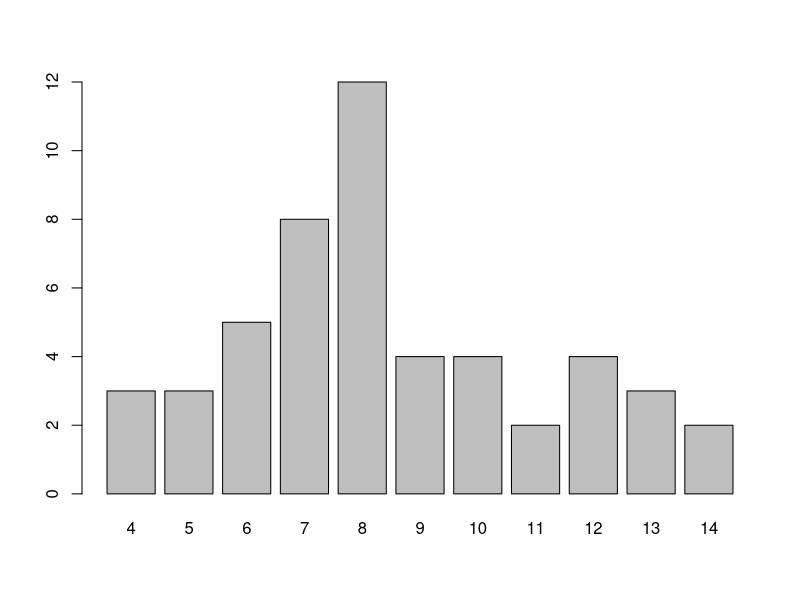
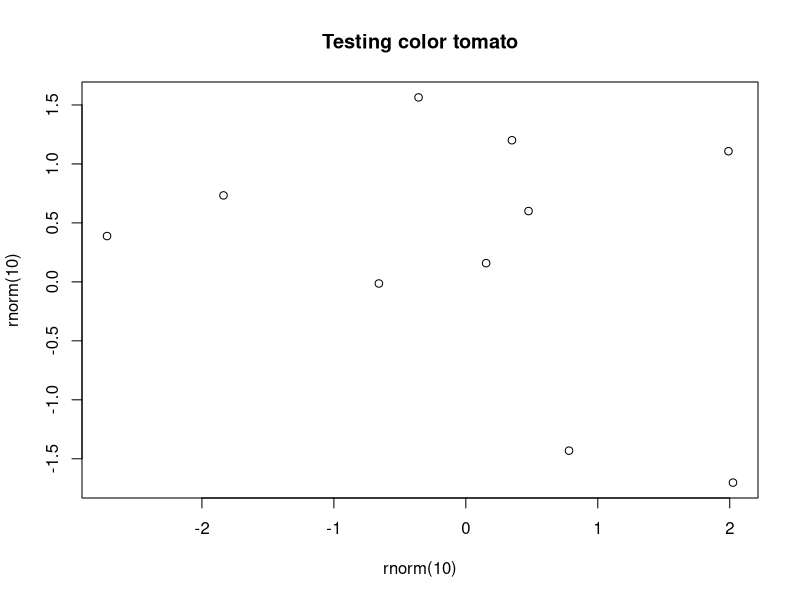

The R script that drew these images, in order:
## ---- chunk 1
knitr::opts_chunk$set(echo = TRUE)
library(plyr)
## ---- chunk 2
states = rownames(USArrests)
num_chars = nchar(states)
char_freqs = table(num_chars)
barplot(char_freqs)
five = head(states, 5)
num_char = nchar(five)
first_five = paste(five, num_char, sep = " = ")
name = paste(five, collapse = '')
perm = nchar("ALABAMA")/(3*2*1)

states_list = list()
for(i in 1:length(char_freqs)){
  states_list[i] = paste(states[num_chars == i + 3], collapse = ", ")
  if((i+3) %% 2 == 0){
    states_list[i] = toupper(states_list[i])
  } else{
    states_list[i] = tolower(states_list[i])
  }
}

for(i in 1:11){
  names(states_list)[i] = paste(i+3, "chars", sep = "-") 
}

"The function does not work because R is case sensitive"

to_celsius <- function(x = 1) {
  (x - 32) * (5/9)
}

to_kelvin <- function(x = 1) {
  (x + 459.67) * (5/9)
}

to_reaumur <- function(x = 1) {
  (x - 32) * (4/9)
}

to_rankine <- function(x = 1) {
  x + 459.67
}

temp_convert <- function(x = 1, to = "celsius") {
  to = tolower(to)
  switch(to,
         "celsius" = to_celsius(x),
         "kelvin" = to_kelvin(x),
         "reaumur" = to_reaumur(x),
         "rankine" = to_rankine(x))
}
file_names = list()
for(i in 1:10){
   file_names[i] = paste("file", i, ".csv", sep = "")
}
file_names
num = 1
while(num <= 10){
  file_names[num] = paste("file", num, ".csv", sep = "")
  num = num + 1
}
file_names
num = 1
repeat{
  if(num == 11){
    break
  }
  file_names[num] = paste("file", num, ".csv", sep = "")
  num = num + 1
}
file_names
for(i in 1:10){
  file_names[i] = paste("dataset", i, ".csv", sep = "")
}
file_names

# name of output file
outfile <- "output.txt"

# writing to 'outfile.txt'
cat("---", file = outfile)
# insert new line
cat("\n", file = outfile, append = TRUE)
cat("title: \"Some title\"", file = "output.txt", append = TRUE)
# insert 2 new lines
cat("\n", file = outfile, append = TRUE)
cat("author: \"Your name\"\n", file = outfile, append = TRUE)
cat("date: \"today's date\"\n", file = outfile, append = TRUE)
cat("output: html_document\n", file = outfile, append = TRUE)
cat("---\n\n", file = outfile, append = TRUE)
cat("This is the first line", file = outfile)
cat("\n", file = outfile, append = TRUE)
cat("A 2nd line", file = "output.txt", append = TRUE)
cat("\n\n", file = outfile, append = TRUE)
cat("\nThe quick brown fox jumps over the lazy dog\n",
    file = outfile, append = TRUE)

is_color = function(x){
  return(x %in% colors())
}

colplot = function(col){
  if(is_color(col)){
    return(plot(rnorm(10), rnorm(10), main = paste("Testing color", col, sep = " ")))
  }
  return(paste("invalid color", col, sep = " "))
}

# this should plot
colplot('tomato')

# this stops with error message
colplot('tomate')
